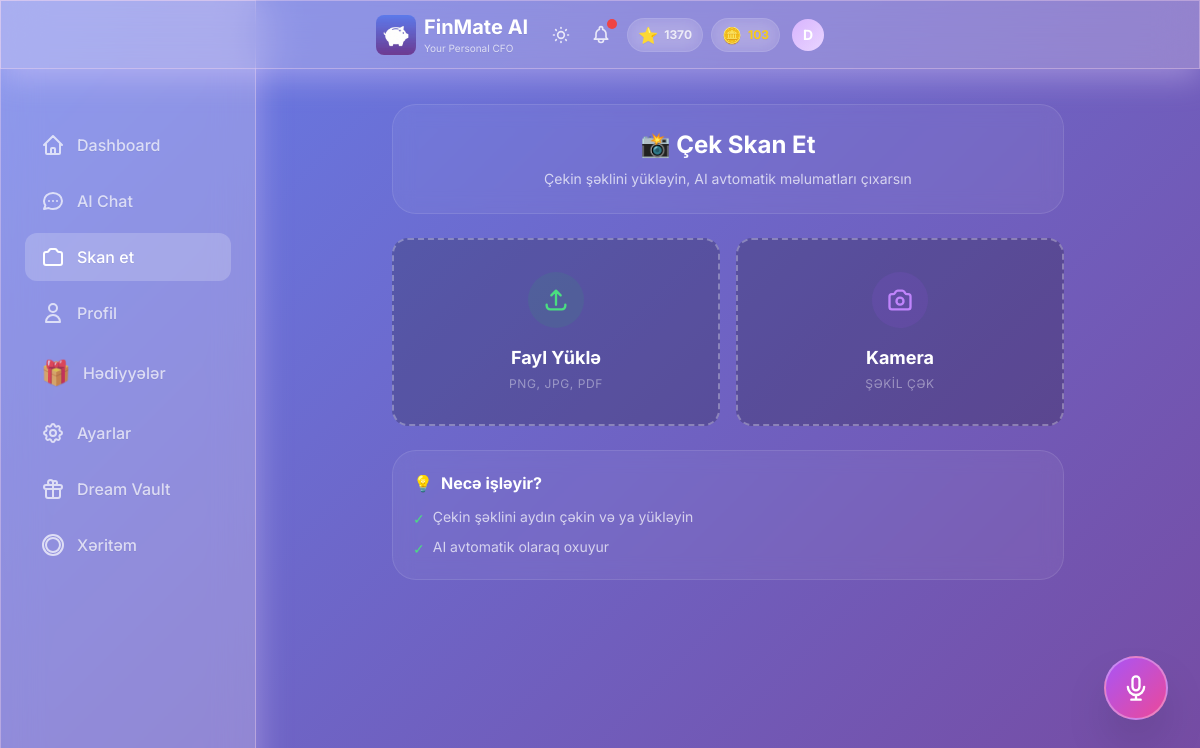
Screenshot of /scan with the database file from the repository.
### models.py (models this page shows, shortened)
class User(Base):
    __tablename__ = "users"
    id = Column(Integer, primary_key=True, index=True)
    username = Column(String, unique=True, index=True, nullable=False)
    password_hash = Column(String, nullable=True)  # Hashed password (nullable for demo user)
    monthly_income = Column(Float, nullable=True)  # Monthly salary/income
    monthly_budget = Column(Float, default=1000.0)
    xp_points = Column(Integer, default=0)
    level_title = Column(String, default="Rookie")
    last_rewarded_month = Column(String, nullable=True)  # Format: "YYYY-MM"
    preferred_language = Column(String, default="az")  # az, en, ru
    voice_enabled = Column(Boolean, default=True)
    voice_mode = Column(Boolean, default=False)  # TTS mode - text-to-speech enabled
    daily_budget_limit = Column(Float, nullable=True)
    currency = Column(String, default="AZN")  # Display/Base currency
    personality_mode = Column(String, default="normal")  # normal, mom, strict
    is_premium = Column(Boolean, default=False)  # Premium subscription status
    readability_mode = Column(Boolean, default=False)  # Accessibility mode for vision-impaired users
    coins = Column(Integer, default=0)  # FinMate Coins for reward system
    ai_tokens = Column(Integer, default=10)  # AI features tokens (voice command, receipt scan, etc.)
    ai_name = Column(String, default="FinMate")  # Customizable AI name
    ai_attitude = Column(String, default="Professional")  # Strict, Funny, Sarcastic, Supportive
    ai_style = Column(String, default="Formal")  # Slang, Shakespearean, Dialect, Short
    ai_persona_mode = Column(String, default="Auto")  # Auto (behavioral profiling) or Manual
    login_streak = Column(Integer, default=0)
    last_login_date = Column(Date, nullable=True)
    theme = Column(String, default="default")  # gold, midnight, ocean, etc.
    incognito_mode = Column(Boolean, default=False)  # Hide amounts
    created_at = Column(DateTime, default=datetime.utcnow)
    expenses = relationship("Expense", back_populates="user", cascade="all, delete-orphan")
    chat_messages = relationship("ChatMessage", back_populates="user", cascade="all, delete-orphan")
    xp_logs = relationship("XPLog", back_populates="user", cascade="all, delete-orphan")
    dreams = relationship("Dream", back_populates="user", cascade="all, delete-orphan")

### a.py (the view)
@app.get("/scan", response_class=HTMLResponse)
async def scan_page(request: Request, db: Session = Depends(get_db)):
    user = get_current_user(request, db)
    if not user:
        return RedirectResponse(url="/login", status_code=303)
    return templates.TemplateResponse("scan.html", {
        "request": request,
        "user": user
    })

### templates/scan.html (shortened to what this page needs)
{% extends "base.html" %}
{% block content %}
<div class="max-w-2xl mx-auto pt-2 relative z-10">
    <div id="initial-state">
        <div class="glass-card p-6 mb-6 text-center slide-up">
            <h2 class="text-2xl font-bold text-white mb-2">📸 Çek Skan Et</h2>
            <p class="text-white/70 text-sm">Çekin şəklini yükləyin, AI avtomatik məlumatları çıxarsın</p>
        </div>
        <div class="grid grid-cols-1 sm:grid-cols-2 gap-4 mb-6 slide-up" style="animation-delay: 0.1s">
            <label
                class="group cursor-pointer border-2 border-dashed border-white/30 rounded-2xl p-8 text-center hover:bg-white/5 hover:border-green-500 transition-all duration-300 relative z-20 block bg-black/20">
                <div
                    class="w-14 h-14 bg-green-500/10 rounded-full flex items-center justify-center mx-auto mb-4 group-hover:scale-110 group-hover:bg-green-500/20 transition-all">
                    <svg class="w-7 h-7 text-green-400" fill="none" stroke="currentColor" viewBox="0 0 24 24">
                        <path stroke-linecap="round" stroke-linejoin="round" stroke-width="2"
                            d="M4 16v1a3 3 0 003 3h10a3 3 0 003-3v-1m-4-8l-4-4m0 0L8 8m4-4v12"></path>
                    </svg>
                </div>
                <p class="text-white font-bold text-lg mb-1">Fayl Yüklə</p>
                <p class="text-white/40 text-xs uppercase tracking-wider">PNG, JPG, PDF</p>
            </label>
            <label
                class="group cursor-pointer border-2 border-dashed border-white/30 rounded-2xl p-8 text-center hover:bg-white/5 hover:border-purple-500 transition-all duration-300 relative z-20 block bg-black/20">
                <div
                    class="w-14 h-14 bg-purple-500/10 rounded-full flex items-center justify-center mx-auto mb-4 group-hover:scale-110 group-hover:bg-purple-500/20 transition-all">
                </div>
                <p class="text-white font-bold text-lg mb-1">Kamera</p>
                <p class="text-white/40 text-xs uppercase tracking-wider">Şəkil Çək</p>
            </label>
        </div>
        <div class="glass-card p-5 mt-6 slide-up" style="animation-delay: 0.3s">
            <h3 class="text-base font-bold text-white mb-3 flex items-center gap-2">
                <span>💡</span> Necə işləyir?
            </h3>
            <ul class="space-y-2 text-white/70 text-sm">
                <li class="flex items-start gap-2">
                    <span class="text-green-400 mt-0.5">✓</span>
                    <span>Çekin şəklini aydın çəkin və ya yükləyin</span>
                </li>
                <li class="flex items-start gap-2">
                    <span class="text-green-400 mt-0.5">✓</span>
                    <span>AI avtomatik olaraq oxuyur</span>
                </li>
            </ul>
        </div>
    </div>
</div>
{% endblock %}

### templates/base.html (shortened to what this page needs)
<!DOCTYPE html>
<html lang="az" data-theme="dark">
<head>
    <link href="https://cdn.jsdelivr.net/npm/daisyui@4.4.19/dist/full.min.css" rel="stylesheet" type="text/css" />
    <script src="https://cdn.tailwindcss.com"></script>
    <script src="/static/js/tailwind-config.js"></script>
    <link rel="stylesheet" href="/static/css/base.css">
    <link rel="stylesheet" href="/static/css/hamburger_menu.css">
</head>
<body>
    <div class="glass fixed top-0 left-0 right-0 z-50 px-2 sm:px-4 py-2 sm:py-3">
        <div class="flex items-center justify-between max-w-md mx-auto">
            <div class="min-w-0 flex-1 flex items-center gap-2">
                <a href="/" class="min-w-0 flex-1 flex items-center gap-2 hover:opacity-90 transition-opacity">
                    <img src="/static/icons/icon-192.png" alt="FinMate AI"
                        class="w-8 h-8 sm:w-10 sm:h-10 rounded-lg flex-shrink-0" onerror="this.style.display='none'">
                    <div class="min-w-0">
                        <h1 class="text-lg sm:text-xl font-bold text-white truncate">FinMate AI</h1>
                        <p class="text-[9px] sm:text-[10px] text-white/70">Your Personal CFO</p>
                    </div>
                </a>
            </div>
            <div class="flex items-center gap-2 sm:gap-3 relative flex-shrink-0">
                <button id="theme-toggle" class="relative text-white/80 hover:text-white transition p-1"
                    title="Tema dəyişdir">
                </button>
                <button id="alert-bell" class="relative text-white/80 hover:text-white transition p-1">
                    <span id="alert-counter"
                        class="absolute -top-0.5 -right-0.5 w-2.5 h-2.5 bg-red-500 rounded-full shadow-lg"></span>
                </button>
                {% include "partials/user_stats.html" %}
                <div class="relative flex-shrink-0 group">
                    <button type="button" id="profile-dropdown-btn" class="relative focus:outline-none">
                        <div id="user-avatar"
                            class="w-7 h-7 sm:w-8 sm:h-8 rounded-full flex items-center justify-center text-white font-bold text-xs sm:text-sm transition-all duration-400 group-hover:scale-110 hover:scale-110"
                            style="background: linear-gradient(135deg, var(--accent-primary), var(--accent-secondary));">
                            {{ user.username[0].upper() if user else 'D' }}
                        </div>
                    </button>
                </div>
            </div>
        </div>
    </div>
    <div class="pt-24 pb-8 px-4">
        <div class="w-full lg:max-w-7xl mx-auto">
            {% block content %}{% endblock %}
        </div>
    </div>
    <div class="hidden lg:block fixed left-0 top-0 bottom-0 w-64 glass z-40 pt-24">
        <nav class="p-6 space-y-2">
            <a href="/"
                class="flex items-center gap-3 px-4 py-3 rounded-xl text-white/70 hover:text-white hover:bg-white/10 transition {% if request.url.path == '/' %}bg-white/20 !text-white{% endif %}">
                <svg class="w-6 h-6" fill="none" stroke="currentColor" viewBox="0 0 24 24">
                    <path stroke-linecap="round" stroke-linejoin="round" stroke-width="2"
                        d="M3 12l2-2m0 0l7-7 7 7M5 10v10a1 1 0 001 1h3m10-11l2 2m-2-2v10a1 1 0 01-1 1h-3m-6 0a1 1 0 001-1v-4a1 1 0 011-1h2a1 1 0 011 1v4a1 1 0 001 1m-6 0h6">
                    </path>
                </svg>
                <span class="font-medium">Dashboard</span>
            </a>
            <a href="/chat"
                class="flex items-center gap-3 px-4 py-3 rounded-xl text-white/70 hover:text-white hover:bg-white/10 transition {% if request.url.path == '/chat' %}bg-white/20 !text-white{% endif %}">
                <svg class="w-6 h-6" fill="none" stroke="currentColor" viewBox="0 0 24 24">
                    <path stroke-linecap="round" stroke-linejoin="round" stroke-width="2"
                        d="M8 12h.01M12 12h.01M16 12h.01M21 12c0 4.418-4.03 8-9 8a9.863 9.863 0 01-4.255-.949L3 20l1.395-3.72C3.512 15.042 3 13.574 3 12c0-4.418 4.03-8 9-8s9 3.582 9 8z">
                    </path>
                </svg>
                <span class="font-medium">AI Chat</span>
            </a>
            <a href="/scan"
                class="flex items-center gap-3 px-4 py-3 rounded-xl text-white/70 hover:text-white hover:bg-white/10 transition {% if request.url.path == '/scan' %}bg-white/20 !text-white{% endif %}">
                <span class="font-medium">Skan et</span>
            </a>
            <a href="/profile"
                class="flex items-center gap-3 px-4 py-3 rounded-xl text-white/70 hover:text-white hover:bg-white/10 transition {% if request.url.path == '/profile' %}bg-white/20 !text-white{% endif %}">
                <svg class="w-6 h-6" fill="none" stroke="currentColor" viewBox="0 0 24 24">
                    <path stroke-linecap="round" stroke-linejoin="round" stroke-width="2"
                        d="M16 7a4 4 0 11-8 0 4 4 0 018 0zM12 14a7 7 0 00-7 7h14a7 7 0 00-7-7z"></path>
                </svg>
                <span class="font-medium">Profil</span>
            </a>
            <a href="/rewards"
                class="flex items-center gap-3 px-4 py-3 rounded-xl text-white/70 hover:text-white hover:bg-white/10 transition {% if request.url.path == '/rewards' %}bg-white/20 !text-white{% endif %}">
                <span class="text-2xl">🎁</span>
                <span class="font-medium">Hədiyyələr</span>
            </a>
            <a href="/settings"
                class="flex items-center gap-3 px-4 py-3 rounded-xl text-white/70 hover:text-white hover:bg-white/10 transition {% if request.url.path == '/settings' %}bg-white/20 !text-white{% endif %}">
                <span class="font-medium">Ayarlar</span>
            </a>
            <a href="/dream-vault"
                class="flex items-center gap-3 px-4 py-3 rounded-xl text-white/70 hover:text-white hover:bg-white/10 transition {% if request.url.path == '/dream-vault' %}bg-white/20 !text-white{% endif %}">
                <svg class="w-6 h-6" fill="none" stroke="currentColor" viewBox="0 0 24 24">
                    <path stroke-linecap="round" stroke-linejoin="round" stroke-width="2"
                        d="M12 8v13m0-13V6a2 2 0 112 2h-2zm0 0V5.5A2.5 2.5 0 109.5 8H12zm-7 4h14M5 12a2 2 0 110-4h14a2 2 0 110 4M5 12v7a2 2 0 002 2h10a2 2 0 002-2v-7">
                    </path>
                </svg>
                <span class="font-medium">Dream Vault</span>
            </a>
            <a href="/heatmap"
                class="flex items-center gap-3 px-4 py-3 rounded-xl text-white/70 hover:text-white hover:bg-white/10 transition {% if request.url.path == '/heatmap' %}bg-white/20 !text-white{% endif %}">
                <svg class="w-6 h-6" fill="none" stroke="currentColor" viewBox="0 0 24 24">
                    <path stroke-linecap="round" stroke-linejoin="round" stroke-width="2"
                        d="M2 12a10 10 0 1020 0 10 10 0 00-20 0zm10-7a7 7 0 00-7 7c0 3.866 3.134 7 7 7a7 7 0 007-7c0-3.866-3.134-7-7-7z">
                    </path>
                </svg>
                <span class="font-medium">Xəritəm</span>
            </a>
        </nav>
    </div>
    {% if request.url.path == '/scan' or request.url.path == '/chat' %}
    {% if user and user.voice_enabled %}
    <button onclick="openVoiceModal()"
        class="fixed {% if request.url.path == '/scan' %}bottom-24{% else %}bottom-32{% endif %} right-4 sm:right-6 w-14 h-14 sm:w-16 sm:h-16 glass bg-gradient-to-br from-purple-500 to-pink-500 backdrop-blur-xl border-2 border-white/30 rounded-full shadow-2xl flex items-center justify-center text-white hover:scale-110 active:scale-95 transition-all z-40 md:{% if request.url.path == '/scan' %}bottom-20{% else %}bottom-24{% endif %} md:right-8 mb-16 md:mb-0 group">
        <svg class="w-6 h-6 sm:w-7 sm:h-7 group-hover:scale-110 transition-transform" fill="none" stroke="currentColor"
            viewBox="0 0 24 24">
            <path stroke-linecap="round" stroke-linejoin="round" stroke-width="2"
                d="M19 11a7 7 0 01-7 7m0 0a7 7 0 01-7-7m7 7v4m0 0H8m4 0h4m-4-8a3 3 0 01-3-3V5a3 3 0 116 0v6a3 3 0 01-3 3z">
            </path>
        </svg>
    </button>
    {% endif %}
    {% endif %}
</body>
</html>

### templates/partials/user_stats.html
{% if user and user.xp_points is defined %}
<div class="hidden sm:flex items-center gap-2" id="user-stats-container" hx-get="/api/stats"
    hx-trigger="update-stats from:body" hx-swap="outerHTML">
    <div class="flex items-center gap-1.5 glass-card px-2.5 py-1 rounded-full">
        <span class="text-base">{% if user.level_title == 'Rookie' %}🌱{% elif user.level_title ==
            'Saver' %}💰{% elif user.level_title == 'Analyst' %}📊{% elif user.level_title == 'Manager'
            %}🎯{% elif user.level_title == 'CFO' %}👑{% else %}⭐{% endif %}</span>
        <span class="text-xs font-bold text-white/80">{{ user.xp_points }}</span>
    </div>
    <div class="flex items-center gap-1.5 glass-card px-2.5 py-1 rounded-full">
        <span class="text-base">🪙</span>
        <span class="text-xs font-bold text-yellow-400">{{ user.coins or 0 }}</span>
    </div>
</div>
{% endif %}

### rows the page displays
User: xp_points "1370", coins "103", username "D"
